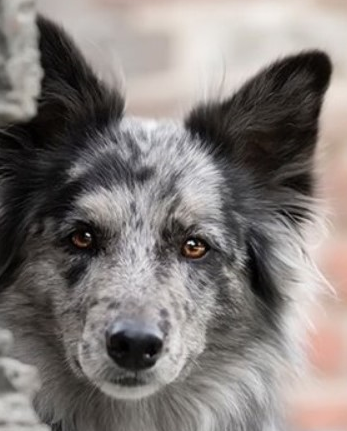
#> input picture chenxuetao/20201104assignment/doge.png, 347 x 431 px
$ python goutou.py
#> lines starting #> are read from the running program, lines starting #| are printed output that depends on the picture; after the words box and inside, x2 and y2 are one past the last pixel; in counts of white or black regions, pixels touching at a corner belong together
import numpy as np
import cv2
import random

randx=0
randy=0
point=0
curr=0

def draw_circle(event,x,y,flags,param):
    global point
    global curr
    if event==cv2.EVENT_LBUTTONDOWN:
        if 50*randx<y<50+50*randx and 50*randy<x<50+50*randy and curr==0:
            point=point+1
            print(point)
            curr=1

img=cv2.imread("doge.png")
#> img is the input picture: shape (431, 347, 3); mean B, G, R 121.7, 124.4, 130.7
imgold=img.copy()
cv2.namedWindow('dog_head')
cv2.setMouseCallback('dog_head',draw_circle)

while True:
    curr=0
    img=imgold.copy()
    head=img[230:280,70:120].copy()
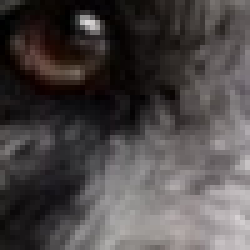
#> head: shape (50, 50, 3) (shown 5 times larger); mean B, G, R 71.2, 71.4, 76.2
    randx=random.randint(0,4)
    randy=random.randint(0,4)
    img[50*randx:50+50*randx,50*randy:50+50*randy]=head
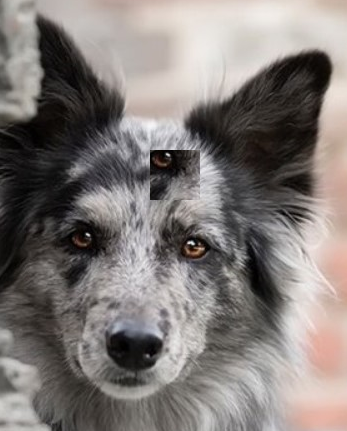
#> img: shape (431, 347, 3); 1.67% of pixels changed, all inside (x1, y1, x2, y2) = (150, 150, 200, 200)

    for i in range(0,5):
        for j in range(0,5):
            cv2.rectangle(img,(50*i,50*j),(50*i+50,50*j+50),(55,200,0),3)
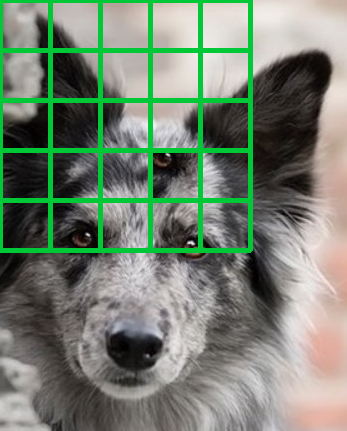
#> img: shape (431, 347, 3); 8.95% of pixels changed, all inside (x1, y1, x2, y2) = (0, 0, 253, 253)
    cv2.imshow('dog_head',img)

    if cv2.waitKey(700)&0xFF==27:
#> (key Esc is pressed here)
        break
